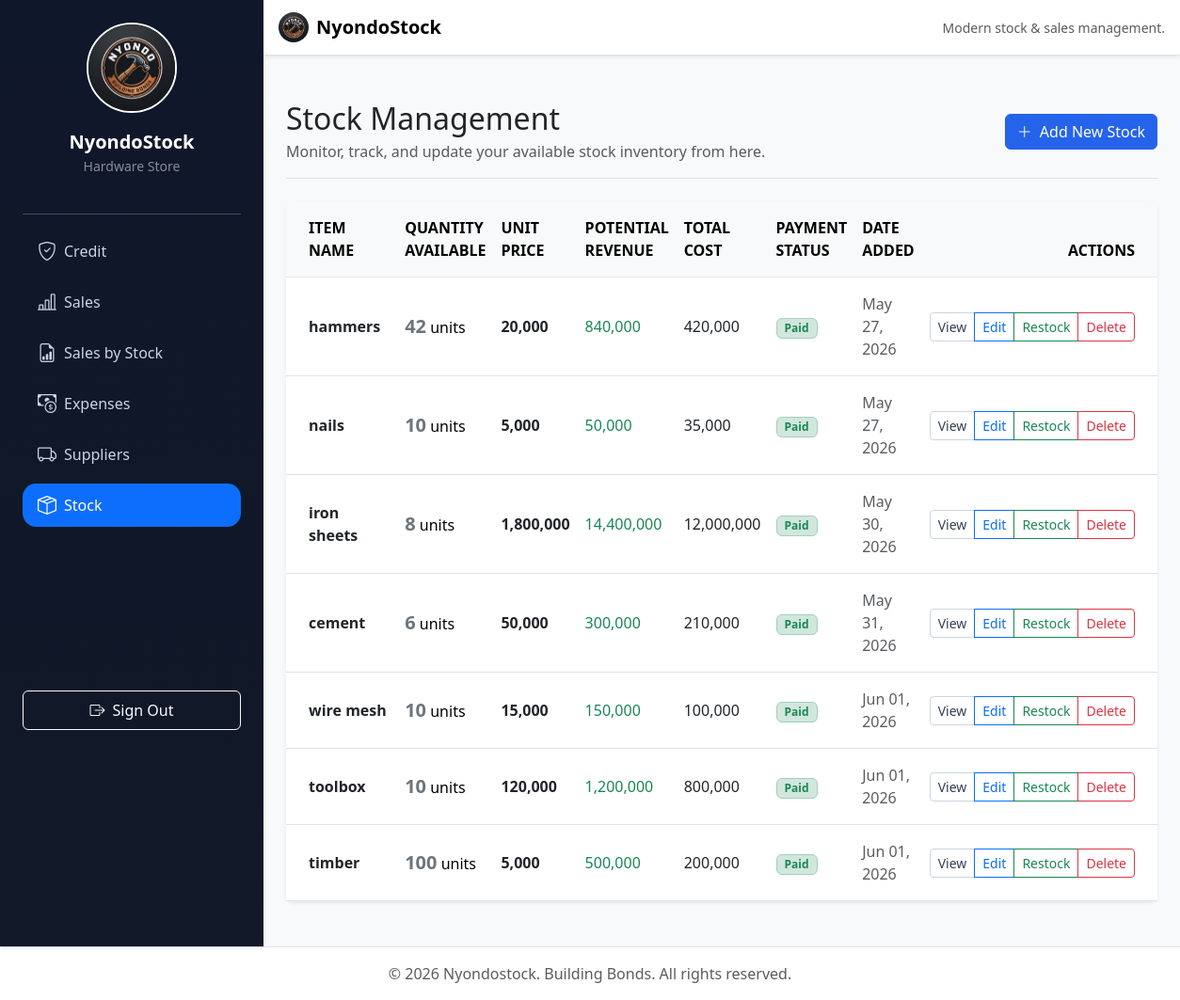
The page /stock/stocklist/ on the database its author committed.
### stock/models.py (models this page shows, shortened)
class Stock(models.Model):
    STOCK_CHOICES = [
      ('hammers', 'Hammers'),
      ('nails', 'Nails'),
      ('iron sheets', 'Iron Sheets'),
      ('cement', 'Cement'),
      ('toolbox','Toolbox'),
      ('timber', 'Timber'),
      ('wire mesh', 'Wire Mesh'),
    ]
    name = models.CharField(max_length=25, choices=STOCK_CHOICES)
    quantity = models.IntegerField()
    date = models.DateTimeField(auto_now_add=True)
    unit_cost = models.DecimalField(max_digits=20, decimal_places=2)
    total_cost = models.DecimalField(max_digits=20, decimal_places=2)
    is_on_credit = models.BooleanField(default=False)
    is_paid = models.BooleanField(default=False)
    low_stock_threshold = models.IntegerField(default=5)
    unit_price = models.DecimalField(max_digits=20, decimal_places=2, null=True, blank=True)
    is_deleted = models.BooleanField(default=False)
    objects = StockManager()  # Default manager - excludes deleted
    all_objects = models.Manager()  # Get all, including deleted
    @property
    def potential_revenue(self):
        return (self.unit_price or Decimal('0.00')) * Decimal(self.quantity or 0)

### stock/views.py (the view)
# urls.py: path('stocklist/', views.stock_list, name='stock_list'),
def stock_list(request):
    stocks = Stock.objects.all()
    return render(request, 'store/stock_list.html', {'stocks': stocks})

### stock/context_processors.py (called while the page is built)
def low_stock_alerts(request):
    alert_count = 0
    if request.user.is_authenticated:
        alert_count = Stock.objects.filter(quantity__lte=F('low_stock_threshold')).count()
    return {
        'low_stock_count': alert_count
    }

### stock/models.py (called while the page is built)
    def get_queryset(self):
        return super().get_queryset().filter(is_deleted=False)

### templates/store/stock_list.html (shortened to what this page needs)
{% extends 'base.html' %}
{% load humanize static %}
{% block extra_css %}
<link rel="stylesheet" href="{% static 'css/dashboard.css' %}">
{% endblock %}
{% block content %}
<div class="container my-4">
    <div class="d-flex flex-column flex-md-row justify-content-between align-items-md-center border-bottom pb-3 mb-4">
        <div>
            <h1 class="h2 text-dark mb-1">Stock Management</h1>
            <p class="text-muted mb-md-0">Monitor, track, and update your available stock inventory from here.</p>
        </div>
        <div>
            <a href="{% url 'stock_registration_form' %}" class="btn btn-primary d-inline-flex align-items-center">
                <i class="bi bi-plus-lg me-2"></i>Add New Stock
            </a>
        </div>
    </div>
    <div class="card shadow-sm border-0 rounded-3">
        <div class="card-body p-0">
            <div class="table-responsive">
                <table class="table table-hover align-middle mb-0">
                    <thead class="table-light text-uppercase fs-7 text-muted">
                        <tr>
                            <th class="ps-4 py-3" style="width: 30%;">Item Name</th>
                            <th class="py-3">Quantity Available</th>
                            <th class="py-3">Unit Price</th>
                            <th class="py-3">Potential Revenue</th>
                            <th class="py-3">Total Cost</th>
                            <th class="py-3">Payment Status</th>
                            <th class="py-3">Date Added</th>
                            <th class="pe-4 py-3 text-end">Actions</th>
                        </tr>
                    </thead>
                    <tbody>
                        {% for stock in stocks %}
                            <tr>
                                <td class="ps-4 py-3">
                                    <span class="fw-semibold text-dark d-block">{{ stock.name }}</span>
                                </td>
                                <td class="py-3">
                                    <span class="fs-5 fw-bold text-secondary">{{ stock.quantity }}</span> units
                                </td>
                                <td class="py-3">
                                    <span class="fw-bold text-dark">{{ stock.unit_price|floatformat:0|intcomma }}</span>
                                </td>
                                <td class="py-3 fw-medium text-success">
                                    {{ stock.potential_revenue|floatformat:0|intcomma }}
                                </td>
                                <td class="py-3 fw-medium text-dark">
                                    {{ stock.total_cost|floatformat:0|intcomma }}
                                </td>
                                <td class="py-3">
                                    {% if stock.is_paid %}
                                        <span class="badge bg-success-subtle text-success px-2 py-1.5 rounded border border-success-subtle">Paid</span>
                                    {% elif stock.is_on_credit %}
                                        <span class="badge bg-warning-subtle text-warning-dark px-2 py-1.5 rounded border border-warning-subtle">On Credit</span>
                                    {% else %}
                                        <span class="badge bg-secondary-subtle text-secondary px-2 py-1.5 rounded border border-secondary-subtle">Unpaid</span>
                                    {% endif %}
                                </td>
                                <td class="py-3 text-muted fs-7">
                                    {{ stock.date|date:"M d, Y" }}
                                </td>
                                <td class="pe-4 py-3 text-end">
                                    <div class="btn-group btn-group-sm" role="group">
                                        <a href="{% url 'stock_detail' stock.id %}" class="btn btn-outline-secondary" title="View details">View</a>
                                        <a href="{% url 'stock_edit' stock.id %}" class="btn btn-outline-primary" title="Edit item">Edit</a>
                                        <a href="{% url 'stock_restock' stock.id %}" class="btn btn-outline-success" title="Restock item">Restock</a>
                                        <a href="{% url 'stock_delete' stock.id %}" class="btn btn-outline-danger" title="Delete item" onclick="return confirm('Are you sure you want to permanently remove this stock?');">Delete</a>
                                    </div>
                                </td>
                            </tr>
                        {% endfor %}
                    </tbody>
                </table>
            </div>
        </div>
    </div>
</div>
{% endblock %}

### static/css/app.css (style rules this page uses)
:root { color-scheme: light; font-family: Inter, system-ui, -apple-system, BlinkMacSystemFont, "Segoe UI", sans-serif; }
html { scroll-behavior: smooth; }
body { min-height: 100vh; background: #f4f6f9; color: #1f2937; }
.card { border: 0; border-radius: 1rem; }
.btn-primary { background-color: #2563eb; border-color: #2563eb; }
.btn-outline-secondary { color: #334155; border-color: #cbd5e1; }
.table thead th { border-bottom: 1px solid rgba(15, 23, 42, 0.08); }

### rows shown on the page
Stock: name "hammers", quantity "42", unit_price "20,000", potential_revenue "840,000", total_cost "420,000", is_paid "Paid", date "May 27, 2026"
Stock: name "nails", quantity "10", unit_price "5,000", potential_revenue "50,000", total_cost "35,000", is_paid "Paid", date "May 27, 2026"
Stock: name "iron sheets", quantity "8", unit_price "1,800,000", potential_revenue "14,400,000", total_cost "12,000,000", is_paid "Paid", date "May 30, 2026"
Stock: name "cement", quantity "6", unit_price "50,000", potential_revenue "300,000", total_cost "210,000", is_paid "Paid", date "May 31, 2026"
Stock: name "wire mesh", quantity "10", unit_price "15,000", potential_revenue "150,000", total_cost "100,000", is_paid "Paid", date "Jun 01, 2026"
Stock: name "toolbox", quantity "10", unit_price "120,000", potential_revenue "1,200,000", total_cost "800,000", is_paid "Paid", date "Jun 01, 2026"
Stock: name "timber", quantity "100", unit_price "5,000", potential_revenue "500,000", total_cost "200,000", is_paid "Paid", date "Jun 01, 2026"
